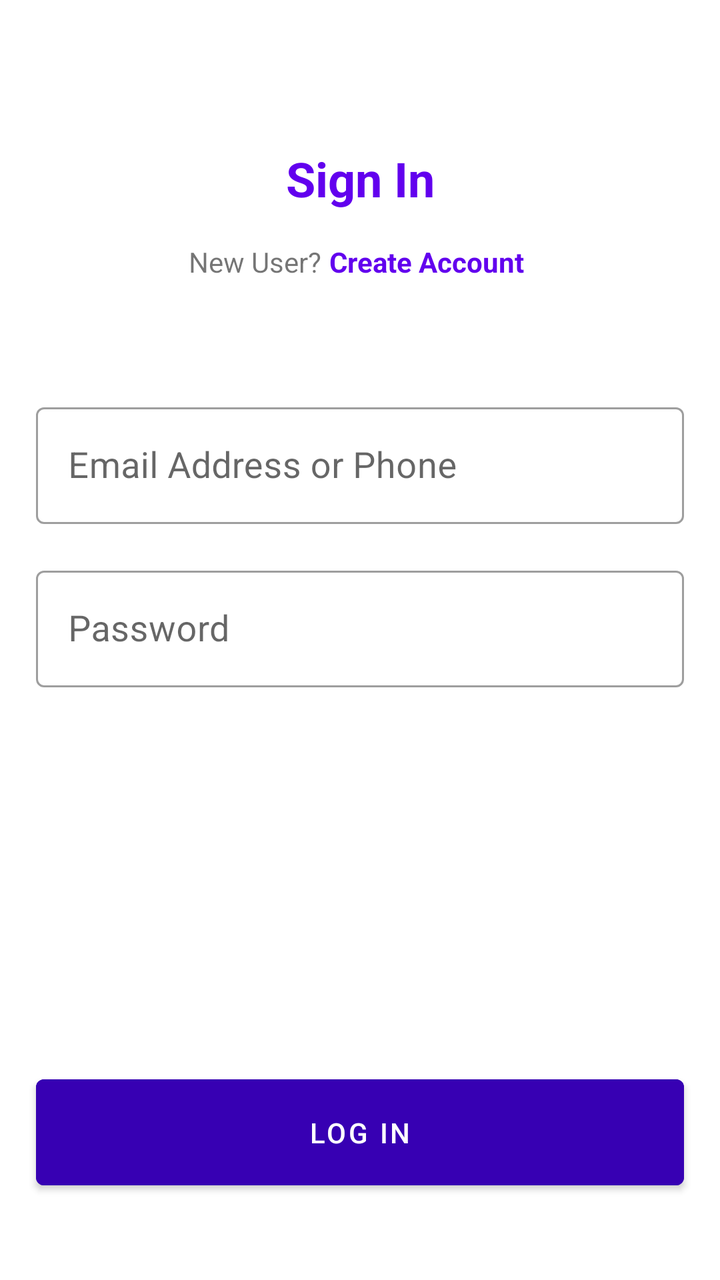
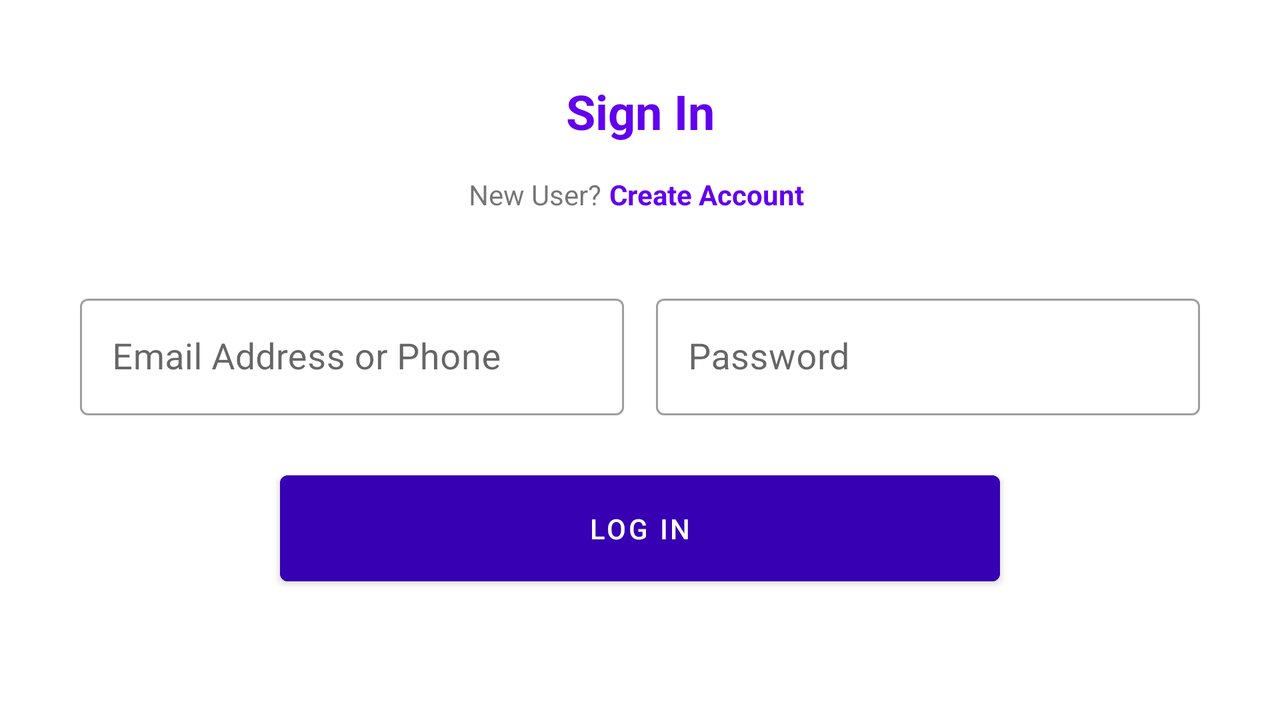

An Android layout and its configuration variant, each rendered on a device that would load it. The default file and the variant file are quoted in full after the pictures.
<!-- AndroidManifest.xml: application theme Theme.QuixoteTask -->
<!-- res/layout/activity_main.xml -->
<?xml version="1.0" encoding="utf-8"?>
<androidx.constraintlayout.widget.ConstraintLayout xmlns:android="http://schemas.android.com/apk/res/android"
    xmlns:app="http://schemas.android.com/apk/res-auto"
    xmlns:tools="http://schemas.android.com/tools"
    android:layout_width="match_parent"
    android:layout_height="match_parent"
    tools:context=".activity.MainActivity">

    <com.google.android.material.textview.MaterialTextView
        android:id="@+id/signIn"
        android:layout_width="wrap_content"
        android:layout_height="wrap_content"
        android:text="@string/sign_in"
        android:textAlignment="center"
        android:textColor="@color/purple_500"
        android:textSize="24sp"
        android:textStyle="bold"
        app:layout_constraintBottom_toBottomOf="parent"
        app:layout_constraintEnd_toEndOf="parent"
        app:layout_constraintStart_toStartOf="parent"
        app:layout_constraintTop_toTopOf="parent"
        app:layout_constraintVertical_bias="0.12" />

    <com.google.android.material.textview.MaterialTextView
        android:id="@+id/newUser"
        android:layout_width="wrap_content"
        android:layout_height="wrap_content"
        android:layout_marginTop="12dp"
        android:paddingVertical="4dp"
        android:text="@string/new_user"
        app:layout_constraintEnd_toStartOf="@id/newUserSignInTv"
        app:layout_constraintHorizontal_bias="0.5"
        app:layout_constraintHorizontal_chainStyle="packed"
        app:layout_constraintStart_toStartOf="parent"
        app:layout_constraintTop_toBottomOf="@id/signIn" />

    <com.google.android.material.textview.MaterialTextView
        android:id="@+id/newUserSignInTv"
        android:layout_width="wrap_content"
        android:layout_height="wrap_content"
        android:paddingHorizontal="4dp"
        android:paddingVertical="4dp"
        android:text="@string/sign_up"
        android:textColor="@color/purple_500"
        android:textStyle="bold"
        app:layout_constraintEnd_toEndOf="parent"
        app:layout_constraintStart_toEndOf="@id/newUser"
        app:layout_constraintTop_toTopOf="@id/newUser" />

    <com.google.android.material.textfield.TextInputLayout
        android:id="@+id/emailSignIn"
        style="@style/Widget.MaterialComponents.TextInputLayout.OutlinedBox"
        android:layout_width="0dp"
        android:layout_height="wrap_content"
        android:layout_marginHorizontal="18dp"
        android:layout_marginTop="54dp"
        app:layout_constraintEnd_toEndOf="parent"
        app:layout_constraintStart_toStartOf="parent"
        app:layout_constraintTop_toBottomOf="@id/newUser">

        <com.google.android.material.textfield.TextInputEditText
            android:id="@+id/emailEtSignIn"
            android:layout_width="match_parent"
            android:layout_height="match_parent"
            android:backgroundTint="@color/white"
            android:textColor="@color/purple_500"
            android:hint="@string/email_or_phone"
            android:inputType="text"
            android:textSize="18sp" />
    </com.google.android.material.textfield.TextInputLayout>

    <com.google.android.material.textfield.TextInputLayout
        android:id="@+id/passwordSignIn"
        style="@style/Widget.MaterialComponents.TextInputLayout.OutlinedBox"
        android:layout_width="0dp"
        android:layout_height="wrap_content"
        android:layout_marginTop="18dp"
        app:layout_constraintEnd_toEndOf="@id/emailSignIn"
        app:layout_constraintStart_toStartOf="@id/emailSignIn"
        app:layout_constraintTop_toBottomOf="@id/emailSignIn">

        <com.google.android.material.textfield.TextInputEditText
            android:id="@+id/passwordEtSignIn"
            android:layout_width="match_parent"
            android:layout_height="match_parent"
            android:backgroundTint="@color/white"
            android:textColor="@color/purple_500"
            android:hint="@string/password"
            android:inputType="textPassword"
            android:textSize="18sp" />
    </com.google.android.material.textfield.TextInputLayout>

    <com.google.android.material.button.MaterialButton
        android:id="@+id/loginBtn"
        android:layout_width="0dp"
        android:layout_height="65dp"
        android:layout_marginTop="24dp"
        android:backgroundTint="@color/purple_700"
        android:text="@string/log_in"
        app:layout_constraintBottom_toBottomOf="parent"
        app:layout_constraintEnd_toEndOf="@id/emailSignIn"
        app:layout_constraintStart_toStartOf="@id/emailSignIn"
        app:layout_constraintTop_toBottomOf="@id/passwordSignIn"
        app:layout_constraintVertical_bias="0.8" />
</androidx.constraintlayout.widget.ConstraintLayout>
<!-- resources referenced by this layout -->
<resources>
  <color name="purple_500">#FF6200EE</color>
  <color name="purple_700">#FF3700B3</color>
  <color name="white">#FFFFFFFF</color>
  <string name="email_or_phone">Email Address or Phone</string>
  <string name="log_in">Log In</string>
  <string name="new_user">New User?</string>
  <string name="password">Password</string>
  <string name="sign_in">Sign In</string>
  <string name="sign_up">Create Account</string>
  <style name="Theme.QuixoteTask" parent="Theme.MaterialComponents.DayNight.DarkActionBar">
          
          <item name="colorPrimary">@color/purple_500</item>
          <item name="colorPrimaryVariant">@color/purple_700</item>
          <item name="colorOnPrimary">@color/white</item>
          
          <item name="colorSecondary">@color/teal_200</item>
          <item name="colorSecondaryVariant">@color/teal_700</item>
          <item name="colorOnSecondary">@color/white</item>
          
          <item name="android:statusBarColor" tools:targetApi="l">?attr/colorPrimaryVariant</item>
          
      </style>
  <color name="teal_200">#FF03DAC5</color>
  <color name="teal_700">#FF018786</color>
</resources>
<!-- res/layout-land/activity_main.xml (the repository's variant of the layout above) -->
<!-- drawn on the phone turned sideways -->
<?xml version="1.0" encoding="utf-8"?>
<androidx.constraintlayout.widget.ConstraintLayout xmlns:android="http://schemas.android.com/apk/res/android"
    xmlns:app="http://schemas.android.com/apk/res-auto"
    xmlns:tools="http://schemas.android.com/tools"
    android:layout_width="match_parent"
    android:layout_height="match_parent"
    tools:context=".activity.MainActivity">

    <com.google.android.material.textview.MaterialTextView
        android:id="@+id/signIn"
        android:layout_width="wrap_content"
        android:layout_height="wrap_content"
        android:text="@string/sign_in"
        android:textAlignment="center"
        android:textColor="@color/purple_500"
        android:textSize="24sp"
        android:textStyle="bold"
        app:layout_constraintBottom_toBottomOf="parent"
        app:layout_constraintEnd_toEndOf="parent"
        app:layout_constraintStart_toStartOf="parent"
        app:layout_constraintTop_toTopOf="parent"
        app:layout_constraintVertical_bias="0.12" />

    <com.google.android.material.textview.MaterialTextView
        android:id="@+id/newUser"
        android:layout_width="wrap_content"
        android:layout_height="wrap_content"
        android:layout_marginTop="12dp"
        android:paddingVertical="4dp"
        android:text="@string/new_user"
        app:layout_constraintEnd_toStartOf="@id/newUserSignInTv"
        app:layout_constraintHorizontal_bias="0.5"
        app:layout_constraintHorizontal_chainStyle="packed"
        app:layout_constraintStart_toStartOf="parent"
        app:layout_constraintTop_toBottomOf="@id/signIn" />

    <com.google.android.material.textview.MaterialTextView
        android:id="@+id/newUserSignInTv"
        android:layout_width="wrap_content"
        android:layout_height="wrap_content"
        android:paddingHorizontal="4dp"
        android:paddingVertical="4dp"
        android:text="@string/sign_up"
        android:textColor="@color/purple_500"
        android:textStyle="bold"
        app:layout_constraintEnd_toEndOf="parent"
        app:layout_constraintStart_toEndOf="@id/newUser"
        app:layout_constraintTop_toTopOf="@id/newUser" />

    <com.google.android.material.textfield.TextInputLayout
        android:id="@+id/emailSignIn"
        style="@style/Widget.MaterialComponents.TextInputLayout.OutlinedBox"
        android:layout_width="0dp"
        android:layout_height="wrap_content"
        android:layout_marginHorizontal="8dp"
        app:layout_constraintEnd_toEndOf="@id/guideline2"
        app:layout_constraintStart_toStartOf="@id/guideline4"
        app:layout_constraintTop_toBottomOf="@id/guideline3">

        <com.google.android.material.textfield.TextInputEditText
            android:id="@+id/emailEtSignIn"
            android:layout_width="match_parent"
            android:layout_height="match_parent"
            android:backgroundTint="@color/white"
            android:hint="@string/email_or_phone"
            android:inputType="text"
            android:textColor="@color/purple_500"
            android:textSize="18sp" />
    </com.google.android.material.textfield.TextInputLayout>

    <com.google.android.material.textfield.TextInputLayout
        android:id="@+id/passwordSignIn"
        style="@style/Widget.MaterialComponents.TextInputLayout.OutlinedBox"
        android:layout_width="0dp"
        android:layout_height="wrap_content"
        android:layout_marginHorizontal="8dp"
        app:layout_constraintEnd_toEndOf="@id/guideline5"
        app:layout_constraintStart_toStartOf="@id/guideline2"
        app:layout_constraintTop_toTopOf="@id/guideline3">

        <com.google.android.material.textfield.TextInputEditText
            android:id="@+id/passwordEtSignIn"
            android:layout_width="match_parent"
            android:layout_height="match_parent"
            android:backgroundTint="@color/white"
            android:hint="@string/password"
            android:inputType="textPassword"
            android:textColor="@color/purple_500"
            android:textSize="18sp" />
    </com.google.android.material.textfield.TextInputLayout>

    <com.google.android.material.button.MaterialButton
        android:id="@+id/loginBtn"
        android:layout_width="0dp"
        android:layout_height="65dp"
        android:layout_marginHorizontal="100dp"
        android:layout_marginTop="24dp"
        android:backgroundTint="@color/purple_700"
        android:text="@string/log_in"
        app:layout_constraintEnd_toEndOf="@id/passwordSignIn"
        app:layout_constraintStart_toStartOf="@id/emailSignIn"
        app:layout_constraintTop_toBottomOf="@id/emailSignIn" />

    <androidx.constraintlayout.widget.Guideline
        android:id="@+id/guideline2"
        android:layout_width="wrap_content"
        android:layout_height="wrap_content"
        android:orientation="vertical"
        app:layout_constraintGuide_percent="0.5" />

    <androidx.constraintlayout.widget.Guideline
        android:id="@+id/guideline4"
        android:layout_width="wrap_content"
        android:layout_height="wrap_content"
        android:orientation="vertical"
        app:layout_constraintGuide_percent="0.05" />

    <androidx.constraintlayout.widget.Guideline
        android:id="@+id/guideline5"
        android:layout_width="wrap_content"
        android:layout_height="wrap_content"
        android:orientation="vertical"
        app:layout_constraintGuide_percent="0.95" />

    <androidx.constraintlayout.widget.Guideline
        android:id="@+id/guideline3"
        android:layout_width="wrap_content"
        android:layout_height="wrap_content"
        android:orientation="horizontal"
        app:layout_constraintGuide_percent="0.4" />

    <androidx.constraintlayout.widget.Guideline
        android:id="@+id/guideline6"
        android:layout_width="wrap_content"
        android:layout_height="wrap_content"
        android:orientation="horizontal"
        app:layout_constraintGuide_percent="0.9" />
</androidx.constraintlayout.widget.ConstraintLayout>
